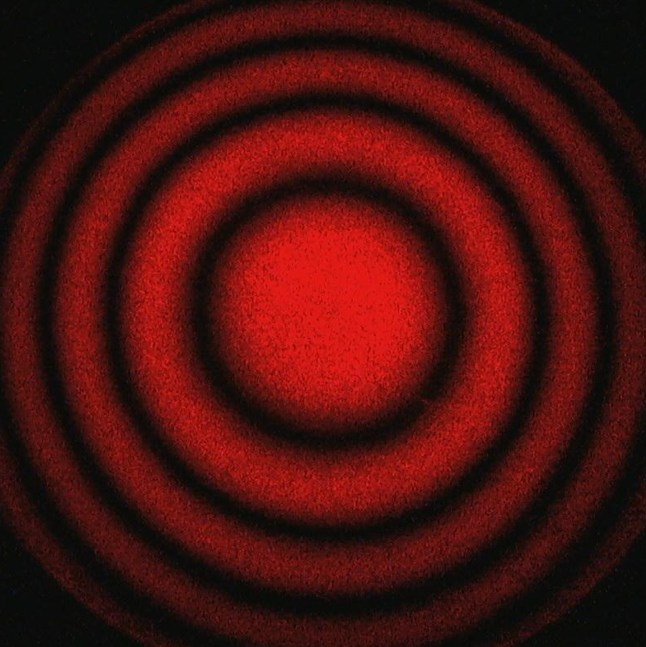
#> input picture picture/diffraction3.png, 646 x 647 px, found by its file name
$ python stripe_v1.py
#> lines starting #> are read from the running program, lines starting #| are printed output that depends on the picture; after the words box and inside, x2 and y2 are one past the last pixel; in counts of white or black regions, pixels touching at a corner belong together
import cv2
import numpy as np
import matplotlib.pyplot as plt

def nothing():
    pass

def Bianry(img):
    blur1 = cv2.blur(img, (3, 3))
    blur2 = cv2.blur(blur1, (3, 3))
    blur3 = cv2.blur(blur2, (3, 3))

    imgBinary = np.zeros(blur1.shape)
    w, h = img.shape
    for i in range(w):
        for j in range(h):
            if (int(blur3[i][j]) - int(blur1[i][j])) < 0:
                imgBinary[i][j] = 0
            elif (int(blur3[i][j]) - int(blur1[i][j])) > 0:
                imgBinary[i][j] = 255
    return imgBinary

image = cv2.imread('E:\\Python\\OpenCV_StudyNotes\\picture\\diffraction3.png')
#> image is the input picture: shape (647, 646, 3); mean B, G, R 14.7, 17.2, 75.1
image = cv2.cvtColor(image, cv2.COLOR_BGR2GRAY)
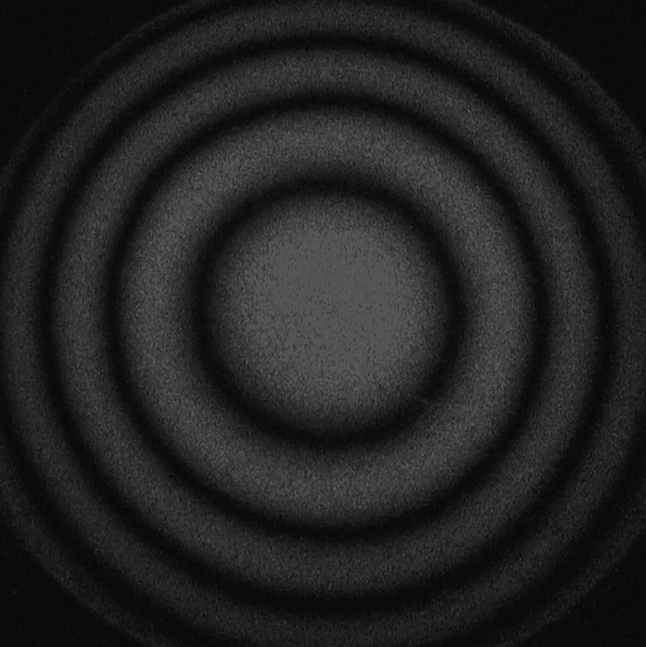
#> image: shape (647, 646); min 5, max 97, mean 34.2
image = cv2.GaussianBlur(image, (3, 3), 1)

cv2.namedWindow('image')
cv2.createTrackbar('threshold', 'image', 0, 255, nothing)
#> slider 'threshold' is set to 85

imgAju = np.ones(image.shape, np.uint8)
row, col = image.shape
#> row = 647; col = 646
M = 255//73
for i in range(row):
    for j in range(col):
        if image[i][j] > 80:
            imgAju[i][j] = 255
        elif image[i][j] < 7:
            imgAju[i][j] = 0
        else:
            imgAju[i][j] = (image[i][j]-7)*M
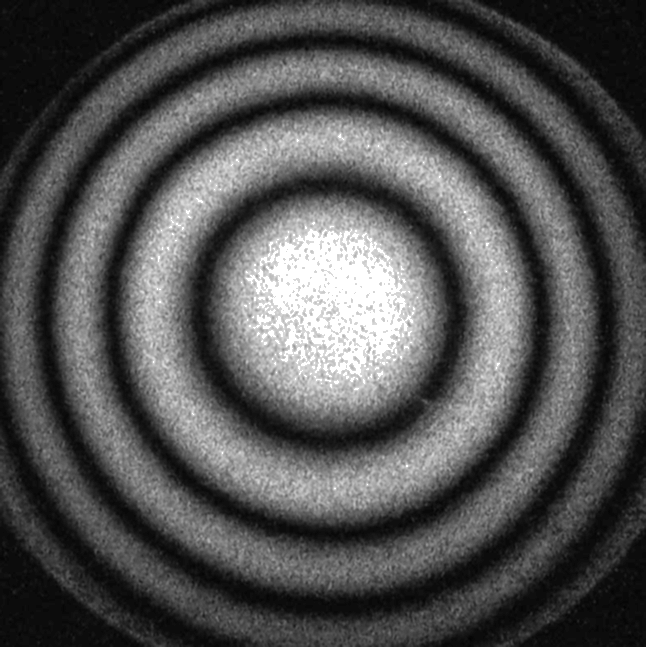
#> imgAju: shape (647, 646); min 3, max 255, mean 82.4

while True:
    thresh = cv2.getTrackbarPos('threshold', 'image')
    imgBinary1 = cv2.threshold(image, thresh, 256, cv2.THRESH_BINARY)[1]
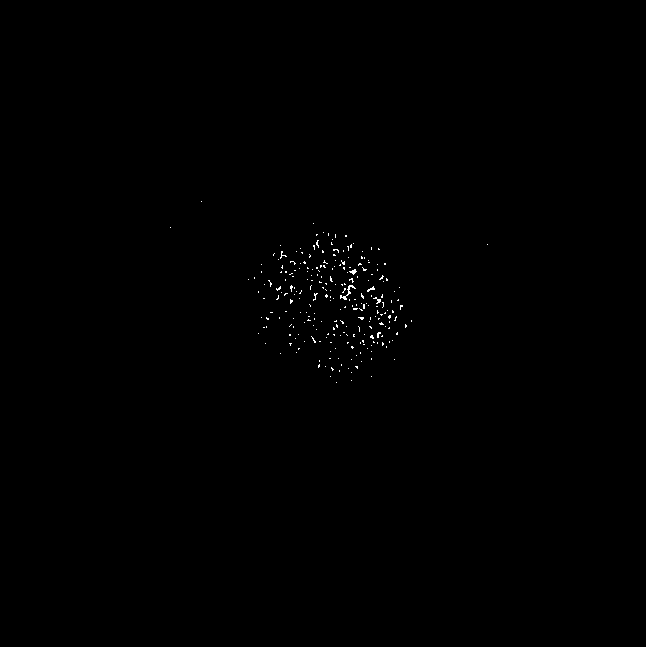
#> imgBinary1: shape (647, 646); 0.23% white in thin lines or dots, all inside (x1, y1, x2, y2) = (170, 201, 488, 383)
    imgBinary2 = cv2.threshold(imgAju, thresh, 256, cv2.THRESH_BINARY)[1]
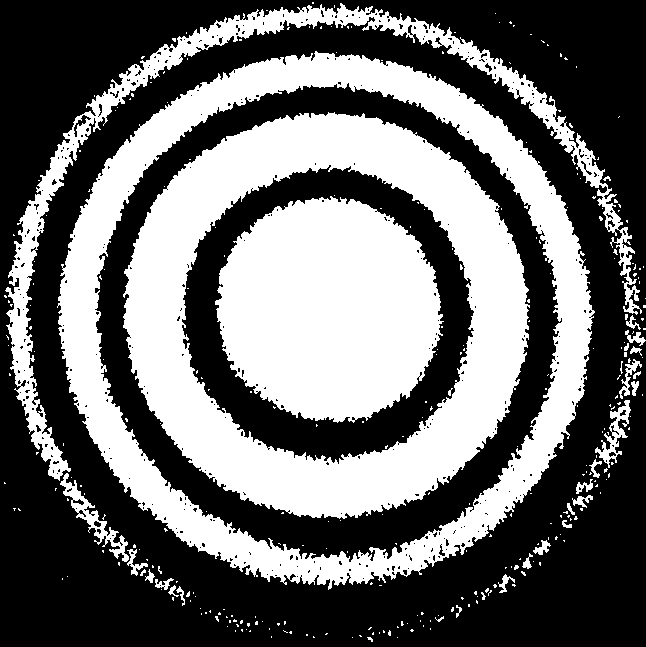
#> imgBinary2: shape (647, 646); 42.1% white; 317 white regions (286 under 20 px), largest, box (x1, y1, x2, y2) and area: (123, 112, 530, 519) 62534, (57, 51, 595, 590) 51549, (215, 196, 444, 423) 39326

    # [15 lines of commented-out code are left out]
    cv2.imshow('imgBinary1', imgBinary1)
    cv2.imshow('imgBinary2', imgBinary2)
    # cv2.imshow('binary', binary)
    k = cv2.waitKey(1) & 0xff
#> (key Esc is pressed here)
    if k == 27:
        break

cv2.destroyAllWindows()

$ run again, with picture/diffraction2.png copied over picture/diffraction3.png
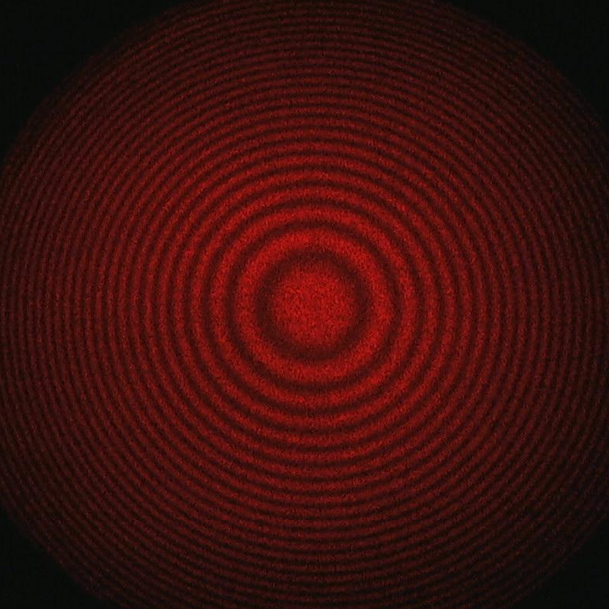
#> input picture picture/diffraction2.png, 609 x 609 px, found by its file name
#> image is the input picture: shape (609, 609, 3); mean B, G, R 12.5, 15.5, 61.3
#> after the loop `for i in range(row):`:
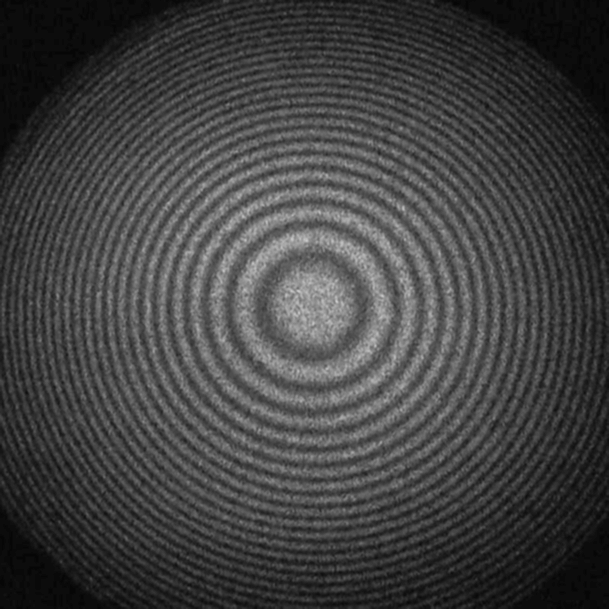
#> imgAju: shape (609, 609); min 3, max 204, mean 65.7
#> imgBinary1: shape (609, 609); every value is 0
#> `imgBinary2 = cv2.threshold(imgAju, thresh, 256, cv2.THRESH_BINARY)[1]`:
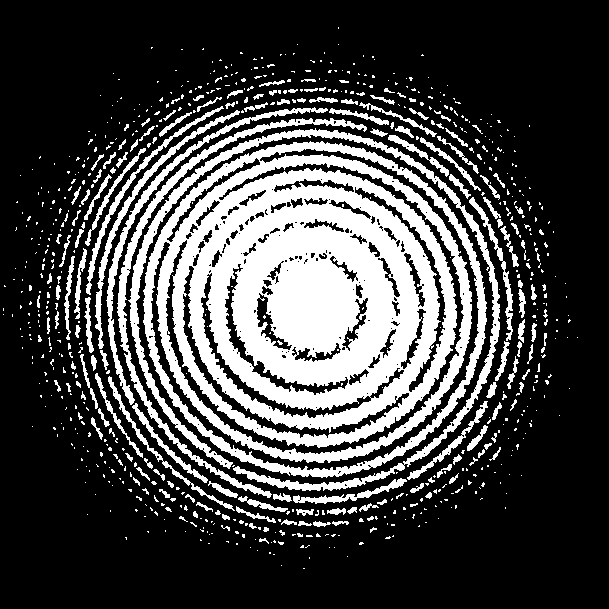
#> imgBinary2: shape (609, 609); 27% white; 744 white regions (589 under 20 px), largest, box (x1, y1, x2, y2) and area: (143, 141, 487, 478) 67329, (128, 128, 500, 491) 7471, (117, 118, 367, 498) 3713
